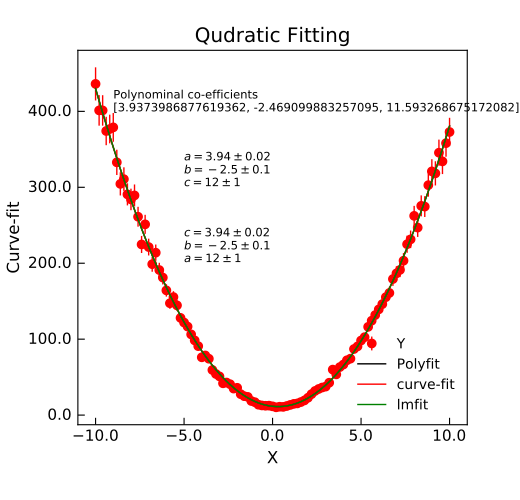

The Python source for this figure:
"""Example of Quadratic Fit."""
from Stoner import Data
import Stoner.Fit as SF
from  numpy import linspace
from numpy.random import normal
import matplotlib.pyplot as plt

#Make some data
x=linspace(-10,10,101)
y=SF.quadratic(x+normal(size=len(x),scale=0.1),4,-2,11)*normal(size=len(x),scale=0.05,loc=1.0)
s=y*0.05
d=Data(x,y,s,setas="xye",column_headers=["X","Y"])
d.plot(fmt="ro")

d.polyfit(result=True,header="Polyfit")
d.setas="x..y"
d.plot(label="Polyfit")
d.text(-9,400,"Polynominal co-efficients\n{}".format(d["2nd-order polyfit coefficients"]),fontdict={"size":"x-small"})

d.setas="xy"
d.curve_fit(SF.quadratic,result=True,header="Curve-fit")
d.setas="x...y"
d.plot(label="curve-fit")
d.annotate_fit(SF.quadratic,prefix="quadratic",x=-5,y=300,fontdict={"size":"x-small"})

d.setas="xy"
fit=SF.Quadratic()
p0=fit.guess(y,x=x)
d.lmfit(SF.Quadratic,p0=p0,result=True,header="lmfit")

d.setas="x...y"
d.plot(label="lmfit")
d.annotate_fit(SF.Quadratic,prefix="Quadratic",x=-5,y=200,fontdict={"size":"x-small"})

d.title="Qudratic Fitting"
plt.legend(loc=4)
